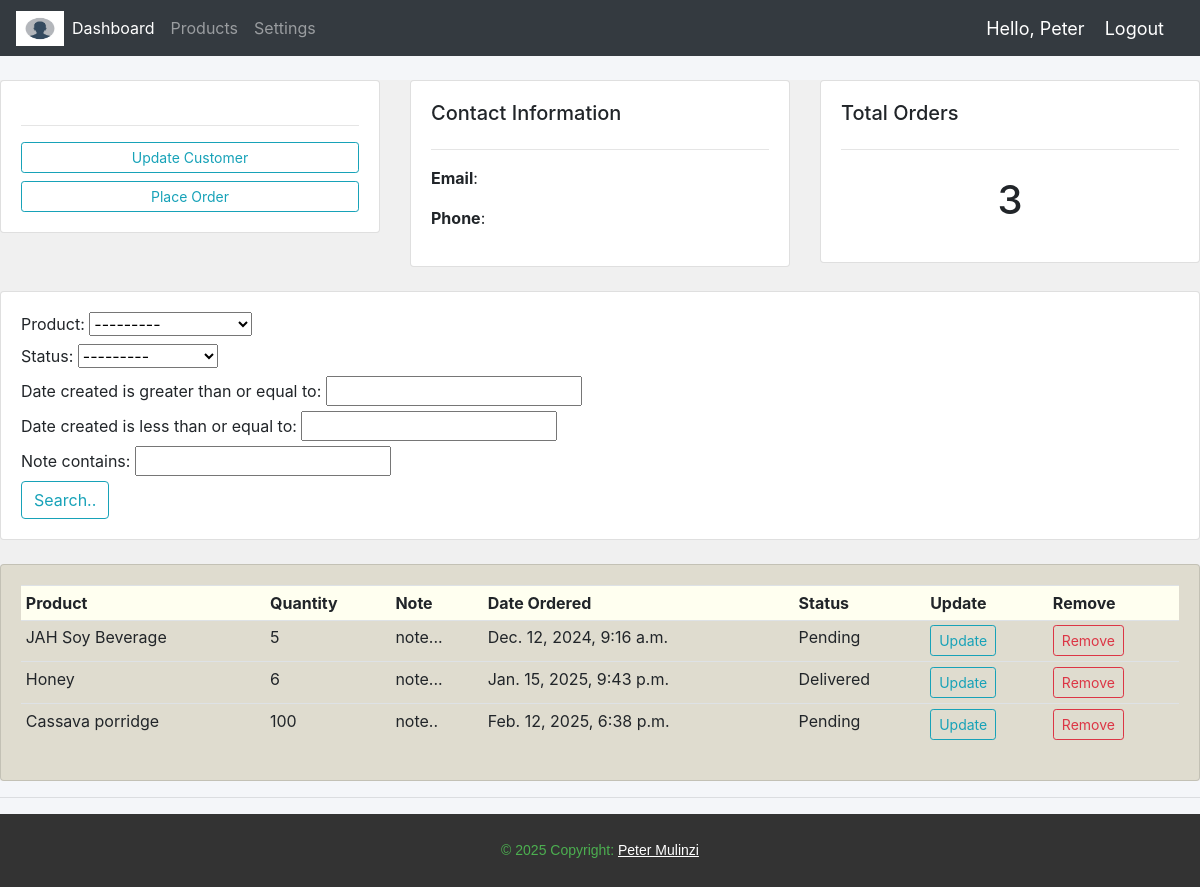
Screenshot of /customers/1/ (signed in) with the database file from the repository.
### Jah_Accounts/models.py (models this page shows, shortened)
class Order(models.Model):
    STATUS = (
        ('Pending', 'Pending'),
        ('Out for delivery', 'Out for delivery'),
        ('Delivered', 'Delivered'),
    )
    MEASUREMENT = (
        ('Kgs', 'Kgs'),
        ('Tins', 'Tins'),
    )
    Customer = models.ForeignKey(Customer, null=True, on_delete=models.SET_NULL)
    Product = models.ForeignKey(Product, null=True, on_delete=models.SET_NULL,)
    date_created = models.DateTimeField(auto_now_add=True, null=True)
    status = models.CharField(max_length=200, null=True, choices=STATUS)
    tags = models.ManyToManyField(Tag)
    Quantity = models.CharField(null=True, max_length=4)
    units = models.CharField(max_length=200, null=True, choices=MEASUREMENT,)
    note = models.CharField(max_length=200, null=True)

class Product(models.Model):
    CATEGORY = (
        ('Flour', 'Flour'),
        ('Honey', 'Honey'),
        ('Spice', 'Spice'),
    )
    name = models.CharField(max_length=200, null=True)
    price = models.FloatField(null=True)
    category = models.CharField(max_length=200, null=True, choices=CATEGORY)
    description = models.CharField(max_length=200, null = True, blank = True)
    date_created = models.DateTimeField(auto_now_add=True, null=True)
    def __str__(self):
        return self.name

### Jah_Accounts/decorators.py (the view)
        def wrapper_func(request, *args, **kwargs):
            if request.user.groups.exists():
                user_groups = request.user.groups.values_list('name', flat = True)
                if any(group in allowed_roles for group in user_groups):
                    return view_func(request, *args, **kwargs)
            return HttpResponse('You are not allowed to view this page.')

### Jah_Accounts/views.py (called while the page is built)
@login_required(login_url='login')
@allowed_users(allowed_roles=['admin'])
def customers(request, cust_id):
    customer = Customer.objects.get(id=cust_id)
    orders = customer.order_set.all()
    order_count = orders.count()
    myFilter = OrderFilter(request.GET, queryset=orders)
    orders = myFilter.qs
    context = {
        'customer': customer,
        'orders': orders,
        'order_count': order_count,
        'myFilter': myFilter,
    }
    return render(request, 'Jah_Accounts/Customer.html', context)

### Jah_Accounts/templates/Jah_Accounts/Customer.html (shortened to what this page needs)
{% extends "Jah_Accounts/main.html" %}
{% block content %}
<br>
<div style="background-color: #f0f0f0;">
    <div class="row">
        <div class="col-md">
            <div class="card card-body">
                <hr>
                <a class="btn btn-outline-info btn-sm btn-block" href="{% url 'updateCustomer' customers.id %}">Update Customer</a>
                <a class="btn btn-outline-info btn-sm btn-block" href="{% url 'createOrder' customers.id %}">Place Order</a>
            </div>
        </div>
        <div class="col-md">
            <div class="card card-body">
                <h5>Contact Information</h5>
                <hr>
                <p><b>Email</b>: {{customers.email}}</p>
                <p><b>Phone</b>: {{customers.phone}}</p>
            </div>
        </div>
        <div class="col-md">
            <div class="card card-body">
                <h5>Total Orders</h5>
                <hr>
                <h1 style="text-align: center; padding: 10px;">{{order_count}}</h1>
            </div>
        </div>
    </div>
    <br>
    <div class="row">
        <div class="col">
            <div class="card card-body">
                <form method="get">
                    {{myFilter.form}}
                <button class="btn btn-primry btn-outline-info" type="submit">Search..</button>
                </form>
            </div>
        </div>
    </div>
    <br>
    <div class="row">
        <div class="col-md">
            <div class="card card-body" style="background-color: rgb(223, 220, 207);">
                <table class="table table-sm">
                    <tr style="background-color: ivory;">
                        <th>Product</th>
                        <th>Quantity</th>
                        <th>Note</th>
                        <th>Date Ordered</th>
                        <th>Status</th>
                        <th>Update</th>
                        <th>Remove</th>
                    </tr>
                    {% for order in orders %}
                      <tr>
                        <td>{{ order.Product }}</td>
                        <td>{{order.Quantity}}</td>
                        <td>{{ order.note }}</td>
                        <td>{{ order.date_created }}</td>
                        <td>{{ order.status }}</td>
                        <td><a class="btn btn-sm btn-outline-info" href="{% url 'updateOrder' order.id %}">Update</a></td>
                        <td><a class="btn btn-sm btn-outline-danger" href="{% url 'deleteOrder' order.id %}">Remove</a></td>
                      </tr>
                    {% endfor %}
                </table>
            </div>
        </div>
    </div>
</div>
{% endblock %}

### Jah_Accounts/templates/Jah_Accounts/navbar.html (shortened to what this page needs)
{% load static %}
<nav class="navbar navbar-expand-lg navbar-dark bg-dark">
    <img src="/static/images/avi.jpg" alt="" width="48" height="35">
    <div class="collapse navbar-collapse" id="navbarNavAltMarkup">
      <div class="navbar-nav">
        {% if request.user.is_staff %}
        <a class="nav-item nav-link active" href="{% url 'home' %}">Dashboard</a>
        <a class="nav-item nav-link" href="{% url 'products' %}">Products</a>
        {% endif %}
        <a class="nav-link" href="{% url 'account' %}">Settings</a>
      </div>
    </div>
    <span class="hello-msg">Hello, {{request.user}}</span>
    <span><a class="hello-msg" href="{% url 'logout' %}">Logout</a></span>
  </nav>

### static/css/main.css (style rules this page uses)
body { background-color: #f4f6f9; }

### Jah_Accounts/templates/Jah_Accounts/navbar.html (style rules this page uses)
.hello-msg { font-size: 18px; color: #fff; margin-right: 20px; }

### rows the page displays
Order: Product "JAH Soy Beverage", Quantity "5", note "note...", date_created "Dec. 12, 2024, 9:16 a.m.", status "Pending"
Order: Product "Honey", Quantity "6", note "note...", date_created "Jan. 15, 2025, 9:43 p.m.", status "Delivered"
Order: Product "Cassava porridge", Quantity "100", note "note..", date_created "Feb. 12, 2025, 6:38 p.m.", status "Pending"

### other values shown
{{ request.user }} "Peter"
{{ order_count }} "3"
